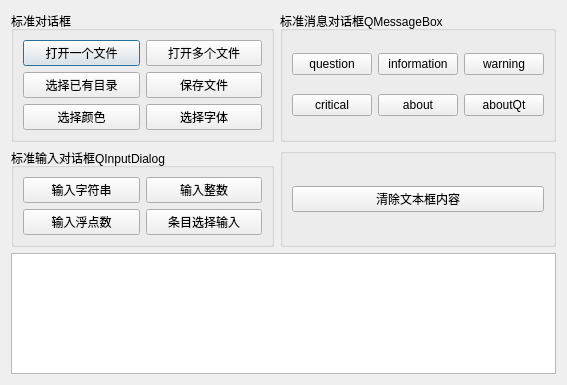
<?xml version="1.0" encoding="UTF-8"?>
<ui version="4.0">
 <class>myDialog</class>
 <widget class="QDialog" name="myDialog">
  <property name="geometry">
   <rect>
    <x>0</x>
    <y>0</y>
    <width>567</width>
    <height>385</height>
   </rect>
  </property>
  <property name="windowTitle">
   <string>myDialog</string>
  </property>
  <layout class="QGridLayout" name="gridLayout_5">
   <item row="0" column="0">
    <widget class="QGroupBox" name="groupBox">
     <property name="title">
      <string>标准对话框</string>
     </property>
     <layout class="QGridLayout" name="gridLayout">
      <item row="0" column="0">
       <widget class="QPushButton" name="btnOpen">
        <property name="text">
         <string>打开一个文件</string>
        </property>
       </widget>
      </item>
      <item row="0" column="1">
       <widget class="QPushButton" name="pushButton_2">
        <property name="text">
         <string>打开多个文件</string>
        </property>
       </widget>
      </item>
      <item row="1" column="0">
       <widget class="QPushButton" name="pushButton_4">
        <property name="text">
         <string>选择已有目录</string>
        </property>
       </widget>
      </item>
      <item row="1" column="1">
       <widget class="QPushButton" name="pushButton_3">
        <property name="text">
         <string>保存文件</string>
        </property>
       </widget>
      </item>
      <item row="2" column="0">
       <widget class="QPushButton" name="pushButton_5">
        <property name="text">
         <string>选择颜色</string>
        </property>
       </widget>
      </item>
      <item row="2" column="1">
       <widget class="QPushButton" name="pushButton_6">
        <property name="text">
         <string>选择字体</string>
        </property>
       </widget>
      </item>
     </layout>
    </widget>
   </item>
   <item row="0" column="1">
    <widget class="QGroupBox" name="groupBox_2">
     <property name="title">
      <string>标准消息对话框QMessageBox</string>
     </property>
     <layout class="QGridLayout" name="gridLayout_2">
      <item row="0" column="0">
       <widget class="QPushButton" name="pushButton_7">
        <property name="text">
         <string>question</string>
        </property>
       </widget>
      </item>
      <item row="0" column="1">
       <widget class="QPushButton" name="pushButton_8">
        <property name="text">
         <string>information</string>
        </property>
       </widget>
      </item>
      <item row="0" column="2">
       <widget class="QPushButton" name="pushButton_9">
        <property name="text">
         <string>warning</string>
        </property>
       </widget>
      </item>
      <item row="1" column="0">
       <widget class="QPushButton" name="pushButton_10">
        <property name="text">
         <string>critical</string>
        </property>
       </widget>
      </item>
      <item row="1" column="1">
       <widget class="QPushButton" name="pushButton_12">
        <property name="text">
         <string>about</string>
        </property>
       </widget>
      </item>
      <item row="1" column="2">
       <widget class="QPushButton" name="pushButton_11">
        <property name="text">
         <string>aboutQt</string>
        </property>
       </widget>
      </item>
     </layout>
    </widget>
   </item>
   <item row="1" column="0">
    <widget class="QGroupBox" name="groupBox_4">
     <property name="title">
      <string>标准输入对话框QInputDialog</string>
     </property>
     <layout class="QGridLayout" name="gridLayout_4">
      <item row="0" column="0">
       <widget class="QPushButton" name="pushButton_13">
        <property name="text">
         <string>输入字符串</string>
        </property>
       </widget>
      </item>
      <item row="0" column="1">
       <widget class="QPushButton" name="pushButton_14">
        <property name="text">
         <string>输入整数</string>
        </property>
       </widget>
      </item>
      <item row="1" column="0">
       <widget class="QPushButton" name="pushButton_15">
        <property name="text">
         <string>输入浮点数</string>
        </property>
       </widget>
      </item>
      <item row="1" column="1">
       <widget class="QPushButton" name="pushButton_16">
        <property name="text">
         <string>条目选择输入</string>
        </property>
       </widget>
      </item>
     </layout>
    </widget>
   </item>
   <item row="1" column="1">
    <widget class="QGroupBox" name="groupBox_3">
     <property name="title">
      <string/>
     </property>
     <layout class="QGridLayout" name="gridLayout_3">
      <item row="0" column="0">
       <widget class="QPushButton" name="pushButton_17">
        <property name="text">
         <string>清除文本框内容</string>
        </property>
       </widget>
      </item>
     </layout>
    </widget>
   </item>
   <item row="2" column="0" colspan="2">
    <widget class="QPlainTextEdit" name="plainTextEdit"/>
   </item>
  </layout>
 </widget>
 <resources/>
 <connections/>
</ui>
